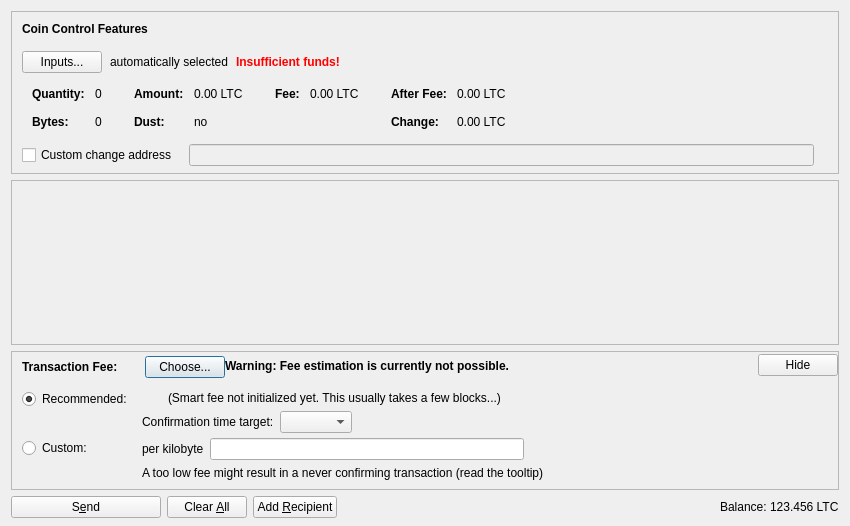
<?xml version="1.0" encoding="UTF-8"?>
<ui version="4.0">
 <class>SendCoinsDialog</class>
 <widget class="QDialog" name="SendCoinsDialog">
  <property name="geometry">
   <rect>
    <x>0</x>
    <y>0</y>
    <width>850</width>
    <height>526</height>
   </rect>
  </property>
  <property name="windowTitle">
   <string>Send Coins</string>
  </property>
  <layout class="QVBoxLayout" name="verticalLayout" stretch="0,1,0,0">
   <property name="bottomMargin">
    <number>8</number>
   </property>
   <item>
    <widget class="QFrame" name="frameCoinControl">
     <property name="sizePolicy">
      <sizepolicy hsizetype="Expanding" vsizetype="Expanding">
       <horstretch>0</horstretch>
       <verstretch>0</verstretch>
      </sizepolicy>
     </property>
     <property name="maximumSize">
      <size>
       <width>16777215</width>
       <height>16777215</height>
      </size>
     </property>
     <property name="frameShape">
      <enum>QFrame::StyledPanel</enum>
     </property>
     <property name="frameShadow">
      <enum>QFrame::Sunken</enum>
     </property>
     <layout class="QVBoxLayout" name="verticalLayoutCoinControl2">
      <property name="spacing">
       <number>0</number>
      </property>
      <property name="leftMargin">
       <number>0</number>
      </property>
      <property name="topMargin">
       <number>0</number>
      </property>
      <property name="rightMargin">
       <number>0</number>
      </property>
      <property name="bottomMargin">
       <number>6</number>
      </property>
      <item>
       <layout class="QVBoxLayout" name="verticalLayoutCoinControl" stretch="0,0,0,0,1">
        <property name="spacing">
         <number>0</number>
        </property>
        <property name="leftMargin">
         <number>10</number>
        </property>
        <property name="topMargin">
         <number>10</number>
        </property>
        <item>
         <layout class="QHBoxLayout" name="horizontalLayoutCoinControl1">
          <property name="bottomMargin">
           <number>15</number>
          </property>
          <item>
           <widget class="QLabel" name="labelCoinControlFeatures">
            <property name="sizePolicy">
             <sizepolicy hsizetype="Preferred" vsizetype="Maximum">
              <horstretch>0</horstretch>
              <verstretch>0</verstretch>
             </sizepolicy>
            </property>
            <property name="font">
             <font>
              <weight>75</weight>
              <bold>true</bold>
             </font>
            </property>
            <property name="styleSheet">
             <string notr="true">font-weight:bold;</string>
            </property>
            <property name="text">
             <string>Coin Control Features</string>
            </property>
           </widget>
          </item>
         </layout>
        </item>
        <item>
         <layout class="QHBoxLayout" name="horizontalLayoutCoinControl2" stretch="0,0,0,0">
          <property name="spacing">
           <number>8</number>
          </property>
          <property name="bottomMargin">
           <number>10</number>
          </property>
          <item>
           <widget class="QPushButton" name="pushButtonCoinControl">
            <property name="styleSheet">
             <string notr="true"/>
            </property>
            <property name="text">
             <string>Inputs...</string>
            </property>
            <property name="autoDefault">
             <bool>false</bool>
            </property>
           </widget>
          </item>
          <item>
           <widget class="QLabel" name="labelCoinControlAutomaticallySelected">
            <property name="text">
             <string>automatically selected</string>
            </property>
            <property name="margin">
             <number>5</number>
            </property>
           </widget>
          </item>
          <item>
           <widget class="QLabel" name="labelCoinControlInsuffFunds">
            <property name="font">
             <font>
              <weight>75</weight>
              <bold>true</bold>
             </font>
            </property>
            <property name="styleSheet">
             <string notr="true">color:red;font-weight:bold;</string>
            </property>
            <property name="text">
             <string>Insufficient funds!</string>
            </property>
            <property name="margin">
             <number>5</number>
            </property>
           </widget>
          </item>
          <item>
           <spacer name="horizontalSpacerCoinControl">
            <property name="orientation">
             <enum>Qt::Horizontal</enum>
            </property>
            <property name="sizeHint" stdset="0">
             <size>
              <width>40</width>
              <height>1</height>
             </size>
            </property>
           </spacer>
          </item>
         </layout>
        </item>
        <item>
         <widget class="QWidget" name="widgetCoinControl" native="true">
          <property name="sizePolicy">
           <sizepolicy hsizetype="Preferred" vsizetype="Preferred">
            <horstretch>0</horstretch>
            <verstretch>0</verstretch>
           </sizepolicy>
          </property>
          <property name="minimumSize">
           <size>
            <width>0</width>
            <height>0</height>
           </size>
          </property>
          <property name="styleSheet">
           <string notr="true"/>
          </property>
          <layout class="QHBoxLayout" name="horizontalLayoutCoinControl5">
           <property name="leftMargin">
            <number>0</number>
           </property>
           <property name="topMargin">
            <number>0</number>
           </property>
           <property name="rightMargin">
            <number>0</number>
           </property>
           <property name="bottomMargin">
            <number>0</number>
           </property>
           <item>
            <layout class="QHBoxLayout" name="horizontalLayoutCoinControl3" stretch="0,0,0,1">
             <property name="spacing">
              <number>20</number>
             </property>
             <property name="topMargin">
              <number>0</number>
             </property>
             <property name="bottomMargin">
              <number>10</number>
             </property>
             <item>
              <layout class="QFormLayout" name="formLayoutCoinControl1">
               <property name="horizontalSpacing">
                <number>10</number>
               </property>
               <property name="verticalSpacing">
                <number>14</number>
               </property>
               <property name="leftMargin">
                <number>10</number>
               </property>
               <property name="topMargin">
                <number>4</number>
               </property>
               <property name="rightMargin">
                <number>6</number>
               </property>
               <item row="0" column="0">
                <widget class="QLabel" name="labelCoinControlQuantityText">
                 <property name="font">
                  <font>
                   <weight>75</weight>
                   <bold>true</bold>
                  </font>
                 </property>
                 <property name="text">
                  <string>Quantity:</string>
                 </property>
                 <property name="margin">
                  <number>0</number>
                 </property>
                </widget>
               </item>
               <item row="0" column="1">
                <widget class="QLabel" name="labelCoinControlQuantity">
                 <property name="cursor">
                  <cursorShape>IBeamCursor</cursorShape>
                 </property>
                 <property name="contextMenuPolicy">
                  <enum>Qt::ActionsContextMenu</enum>
                 </property>
                 <property name="text">
                  <string notr="true">0</string>
                 </property>
                 <property name="margin">
                  <number>0</number>
                 </property>
                 <property name="textInteractionFlags">
                  <set>Qt::LinksAccessibleByMouse|Qt::TextSelectableByKeyboard|Qt::TextSelectableByMouse</set>
                 </property>
                </widget>
               </item>
               <item row="1" column="0">
                <widget class="QLabel" name="labelCoinControlBytesText">
                 <property name="font">
                  <font>
                   <weight>75</weight>
                   <bold>true</bold>
                  </font>
                 </property>
                 <property name="text">
                  <string>Bytes:</string>
                 </property>
                </widget>
               </item>
               <item row="1" column="1">
                <widget class="QLabel" name="labelCoinControlBytes">
                 <property name="cursor">
                  <cursorShape>IBeamCursor</cursorShape>
                 </property>
                 <property name="contextMenuPolicy">
                  <enum>Qt::ActionsContextMenu</enum>
                 </property>
                 <property name="text">
                  <string notr="true">0</string>
                 </property>
                 <property name="textInteractionFlags">
                  <set>Qt::LinksAccessibleByMouse|Qt::TextSelectableByKeyboard|Qt::TextSelectableByMouse</set>
                 </property>
                </widget>
               </item>
              </layout>
             </item>
             <item>
              <layout class="QFormLayout" name="formLayoutCoinControl2">
               <property name="horizontalSpacing">
                <number>10</number>
               </property>
               <property name="verticalSpacing">
                <number>14</number>
               </property>
               <property name="leftMargin">
                <number>6</number>
               </property>
               <property name="topMargin">
                <number>4</number>
               </property>
               <property name="rightMargin">
                <number>6</number>
               </property>
               <item row="0" column="0">
                <widget class="QLabel" name="labelCoinControlAmountText">
                 <property name="font">
                  <font>
                   <weight>75</weight>
                   <bold>true</bold>
                  </font>
                 </property>
                 <property name="text">
                  <string>Amount:</string>
                 </property>
                 <property name="margin">
                  <number>0</number>
                 </property>
                </widget>
               </item>
               <item row="0" column="1">
                <widget class="QLabel" name="labelCoinControlAmount">
                 <property name="cursor">
                  <cursorShape>IBeamCursor</cursorShape>
                 </property>
                 <property name="contextMenuPolicy">
                  <enum>Qt::ActionsContextMenu</enum>
                 </property>
                 <property name="text">
                  <string notr="true">0.00 LTC</string>
                 </property>
                 <property name="textInteractionFlags">
                  <set>Qt::LinksAccessibleByMouse|Qt::TextSelectableByKeyboard|Qt::TextSelectableByMouse</set>
                 </property>
                </widget>
               </item>
               <item row="1" column="0">
                <widget class="QLabel" name="labelCoinControlLowOutputText">
                 <property name="font">
                  <font>
                   <weight>75</weight>
                   <bold>true</bold>
                  </font>
                 </property>
                 <property name="text">
                  <string>Dust:</string>
                 </property>
                </widget>
               </item>
               <item row="1" column="1">
                <widget class="QLabel" name="labelCoinControlLowOutput">
                 <property name="cursor">
                  <cursorShape>IBeamCursor</cursorShape>
                 </property>
                 <property name="contextMenuPolicy">
                  <enum>Qt::ActionsContextMenu</enum>
                 </property>
                 <property name="text">
                  <string notr="true">no</string>
                 </property>
                 <property name="textInteractionFlags">
                  <set>Qt::LinksAccessibleByMouse|Qt::TextSelectableByKeyboard|Qt::TextSelectableByMouse</set>
                 </property>
                </widget>
               </item>
              </layout>
             </item>
             <item>
              <layout class="QFormLayout" name="formLayoutCoinControl3">
               <property name="horizontalSpacing">
                <number>10</number>
               </property>
               <property name="verticalSpacing">
                <number>14</number>
               </property>
               <property name="leftMargin">
                <number>6</number>
               </property>
               <property name="topMargin">
                <number>4</number>
               </property>
               <property name="rightMargin">
                <number>6</number>
               </property>
               <item row="0" column="0">
                <widget class="QLabel" name="labelCoinControlFeeText">
                 <property name="font">
                  <font>
                   <weight>75</weight>
                   <bold>true</bold>
                  </font>
                 </property>
                 <property name="text">
                  <string>Fee:</string>
                 </property>
                 <property name="margin">
                  <number>0</number>
                 </property>
                </widget>
               </item>
               <item row="0" column="1">
                <widget class="QLabel" name="labelCoinControlFee">
                 <property name="cursor">
                  <cursorShape>IBeamCursor</cursorShape>
                 </property>
                 <property name="contextMenuPolicy">
                  <enum>Qt::ActionsContextMenu</enum>
                 </property>
                 <property name="text">
                  <string notr="true">0.00 LTC</string>
                 </property>
                 <property name="textInteractionFlags">
                  <set>Qt::LinksAccessibleByMouse|Qt::TextSelectableByKeyboard|Qt::TextSelectableByMouse</set>
                 </property>
                </widget>
               </item>
              </layout>
             </item>
             <item>
              <layout class="QFormLayout" name="formLayoutCoinControl4">
               <property name="horizontalSpacing">
                <number>10</number>
               </property>
               <property name="verticalSpacing">
                <number>14</number>
               </property>
               <property name="leftMargin">
                <number>6</number>
               </property>
               <property name="topMargin">
                <number>4</number>
               </property>
               <property name="rightMargin">
                <number>6</number>
               </property>
               <item row="0" column="0">
                <widget class="QLabel" name="labelCoinControlAfterFeeText">
                 <property name="font">
                  <font>
                   <weight>75</weight>
                   <bold>true</bold>
                  </font>
                 </property>
                 <property name="text">
                  <string>After Fee:</string>
                 </property>
                 <property name="margin">
                  <number>0</number>
                 </property>
                </widget>
               </item>
               <item row="0" column="1">
                <widget class="QLabel" name="labelCoinControlAfterFee">
                 <property name="cursor">
                  <cursorShape>IBeamCursor</cursorShape>
                 </property>
                 <property name="contextMenuPolicy">
                  <enum>Qt::ActionsContextMenu</enum>
                 </property>
                 <property name="text">
                  <string notr="true">0.00 LTC</string>
                 </property>
                 <property name="textInteractionFlags">
                  <set>Qt::LinksAccessibleByMouse|Qt::TextSelectableByKeyboard|Qt::TextSelectableByMouse</set>
                 </property>
                </widget>
               </item>
               <item row="1" column="0">
                <widget class="QLabel" name="labelCoinControlChangeText">
                 <property name="font">
                  <font>
                   <weight>75</weight>
                   <bold>true</bold>
                  </font>
                 </property>
                 <property name="text">
                  <string>Change:</string>
                 </property>
                </widget>
               </item>
               <item row="1" column="1">
                <widget class="QLabel" name="labelCoinControlChange">
                 <property name="cursor">
                  <cursorShape>IBeamCursor</cursorShape>
                 </property>
                 <property name="contextMenuPolicy">
                  <enum>Qt::ActionsContextMenu</enum>
                 </property>
                 <property name="text">
                  <string notr="true">0.00 LTC</string>
                 </property>
                 <property name="textInteractionFlags">
                  <set>Qt::LinksAccessibleByMouse|Qt::TextSelectableByKeyboard|Qt::TextSelectableByMouse</set>
                 </property>
                </widget>
               </item>
              </layout>
             </item>
            </layout>
           </item>
          </layout>
         </widget>
        </item>
        <item>
         <layout class="QHBoxLayout" name="horizontalLayoutCoinControl4" stretch="0,0,0">
          <property name="spacing">
           <number>12</number>
          </property>
          <property name="sizeConstraint">
           <enum>QLayout::SetDefaultConstraint</enum>
          </property>
          <property name="topMargin">
           <number>5</number>
          </property>
          <property name="rightMargin">
           <number>5</number>
          </property>
          <item>
           <widget class="QCheckBox" name="checkBoxCoinControlChange">
            <property name="toolTip">
             <string>If this is activated, but the change address is empty or invalid, change will be sent to a newly generated address.</string>
            </property>
            <property name="text">
             <string>Custom change address</string>
            </property>
           </widget>
          </item>
          <item>
           <widget class="QValidatedLineEdit" name="lineEditCoinControlChange">
            <property name="enabled">
             <bool>false</bool>
            </property>
            <property name="sizePolicy">
             <sizepolicy hsizetype="Expanding" vsizetype="Fixed">
              <horstretch>0</horstretch>
              <verstretch>0</verstretch>
             </sizepolicy>
            </property>
           </widget>
          </item>
          <item>
           <widget class="QLabel" name="labelCoinControlChangeLabel">
            <property name="sizePolicy">
             <sizepolicy hsizetype="Preferred" vsizetype="Expanding">
              <horstretch>0</horstretch>
              <verstretch>0</verstretch>
             </sizepolicy>
            </property>
            <property name="minimumSize">
             <size>
              <width>0</width>
              <height>0</height>
             </size>
            </property>
            <property name="text">
             <string/>
            </property>
            <property name="margin">
             <number>3</number>
            </property>
           </widget>
          </item>
         </layout>
        </item>
        <item>
         <spacer name="verticalSpacerCoinControl">
          <property name="orientation">
           <enum>Qt::Vertical</enum>
          </property>
          <property name="sizeHint" stdset="0">
           <size>
            <width>800</width>
            <height>1</height>
           </size>
          </property>
         </spacer>
        </item>
       </layout>
      </item>
     </layout>
    </widget>
   </item>
   <item>
    <widget class="QScrollArea" name="scrollArea">
     <property name="widgetResizable">
      <bool>true</bool>
     </property>
     <widget class="QWidget" name="scrollAreaWidgetContents">
      <property name="geometry">
       <rect>
        <x>0</x>
        <y>0</y>
        <width>830</width>
        <height>104</height>
       </rect>
      </property>
      <layout class="QVBoxLayout" name="verticalLayout_2" stretch="0,1">
       <property name="leftMargin">
        <number>0</number>
       </property>
       <property name="topMargin">
        <number>0</number>
       </property>
       <property name="rightMargin">
        <number>0</number>
       </property>
       <property name="bottomMargin">
        <number>0</number>
       </property>
       <item>
        <layout class="QVBoxLayout" name="entries">
         <property name="spacing">
          <number>6</number>
         </property>
        </layout>
       </item>
       <item>
        <spacer name="verticalSpacer">
         <property name="orientation">
          <enum>Qt::Vertical</enum>
         </property>
         <property name="sizeHint" stdset="0">
          <size>
           <width>20</width>
           <height>40</height>
          </size>
         </property>
        </spacer>
       </item>
      </layout>
     </widget>
    </widget>
   </item>
   <item>
    <widget class="QFrame" name="frameFee">
     <property name="sizePolicy">
      <sizepolicy hsizetype="Expanding" vsizetype="Expanding">
       <horstretch>0</horstretch>
       <verstretch>0</verstretch>
      </sizepolicy>
     </property>
     <property name="maximumSize">
      <size>
       <width>16777215</width>
       <height>16777215</height>
      </size>
     </property>
     <property name="frameShape">
      <enum>QFrame::StyledPanel</enum>
     </property>
     <property name="frameShadow">
      <enum>QFrame::Sunken</enum>
     </property>
     <layout class="QVBoxLayout" name="verticalLayoutFee1">
      <property name="spacing">
       <number>0</number>
      </property>
      <property name="leftMargin">
       <number>0</number>
      </property>
      <property name="topMargin">
       <number>0</number>
      </property>
      <property name="rightMargin">
       <number>0</number>
      </property>
      <property name="bottomMargin">
       <number>0</number>
      </property>
      <item>
       <layout class="QVBoxLayout" name="verticalLayoutFee2" stretch="0,0,0">
        <property name="spacing">
         <number>0</number>
        </property>
        <property name="leftMargin">
         <number>10</number>
        </property>
        <property name="topMargin">
         <number>0</number>
        </property>
        <item>
         <layout class="QHBoxLayout" name="horizontalLayoutFee1">
          <property name="bottomMargin">
           <number>0</number>
          </property>
          <item>
           <layout class="QVBoxLayout" name="verticalLayoutFee7">
            <property name="spacing">
             <number>0</number>
            </property>
            <item>
             <spacer name="verticalSpacerSmartFee">
              <property name="orientation">
               <enum>Qt::Vertical</enum>
              </property>
              <property name="sizeType">
               <enum>QSizePolicy::Fixed</enum>
              </property>
              <property name="sizeHint" stdset="0">
               <size>
                <width>1</width>
                <height>4</height>
               </size>
              </property>
             </spacer>
            </item>
            <item>
             <layout class="QHBoxLayout" name="horizontalLayoutSmartFee">
              <property name="spacing">
               <number>10</number>
              </property>
              <item>
               <widget class="QLabel" name="labelFeeHeadline">
                <property name="sizePolicy">
                 <sizepolicy hsizetype="Preferred" vsizetype="Maximum">
                  <horstretch>0</horstretch>
                  <verstretch>0</verstretch>
                 </sizepolicy>
                </property>
                <property name="font">
                 <font>
                  <weight>75</weight>
                  <bold>true</bold>
                 </font>
                </property>
                <property name="styleSheet">
                 <string notr="true">font-weight:bold;</string>
                </property>
                <property name="text">
                 <string>Transaction Fee:</string>
                </property>
               </widget>
              </item>
              <item>
               <widget class="QLabel" name="labelFeeMinimized">
                <property name="text">
                 <string/>
                </property>
               </widget>
              </item>
              <item>
               <widget class="QPushButton" name="buttonChooseFee">
                <property name="text">
                 <string>Choose...</string>
                </property>
               </widget>
              </item>
             </layout>
            </item>
            <item>
             <spacer name="verticalSpacer_5">
              <property name="orientation">
               <enum>Qt::Vertical</enum>
              </property>
              <property name="sizeHint" stdset="0">
               <size>
                <width>1</width>
                <height>1</height>
               </size>
              </property>
             </spacer>
            </item>
           </layout>
          </item>
          <item>
           <widget class="QLabel" name="fallbackFeeWarningLabel">
            <property name="toolTip">
             <string>Using the fallbackfee can result in sending a transaction that will take several hours or days (or never) to confirm. Consider choosing your fee manually or wait until you have validated the complete chain.</string>
            </property>
            <property name="font">
            <font>
                <weight>75</weight>
                <bold>true</bold>
            </font>
            </property>
            <property name="text">
             <string>Warning: Fee estimation is currently not possible.</string>
            </property>
            <property name="wordWrap">
             <bool>false</bool>
            </property>
           </widget>
          </item>
          <item>
           <spacer name="horizontalSpacer_4">
            <property name="orientation">
             <enum>Qt::Horizontal</enum>
            </property>
            <property name="sizeType">
             <enum>QSizePolicy::MinimumExpanding</enum>
            </property>
            <property name="sizeHint" stdset="0">
             <size>
              <width>40</width>
              <height>20</height>
             </size>
            </property>
           </spacer>
          </item>
          <item>
           <widget class="QPushButton" name="buttonMinimizeFee">
            <property name="toolTip">
             <string>collapse fee-settings</string>
            </property>
            <property name="text">
             <string>Hide</string>
            </property>
           </widget>
          </item>
         </layout>
        </item>
        <item>
         <widget class="QFrame" name="frameFeeSelection">
          <layout class="QVBoxLayout" name="verticalLayoutFee12">
           <property name="spacing">
            <number>0</number>
           </property>
           <property name="leftMargin">
            <number>0</number>
           </property>
           <property name="topMargin">
            <number>0</number>
           </property>
           <property name="rightMargin">
            <number>0</number>
           </property>
           <property name="bottomMargin">
            <number>0</number>
           </property>
           <item>
            <layout class="QGridLayout" name="gridLayoutFee">
             <property name="topMargin">
              <number>10</number>
             </property>
             <property name="bottomMargin">
              <number>4</number>
             </property>
             <property name="horizontalSpacing">
              <number>10</number>
             </property>
             <property name="verticalSpacing">
              <number>4</number>
             </property>
             <item row="1" column="1">
              <layout class="QVBoxLayout" name="verticalLayoutFee8">
               <property name="spacing">
                <number>6</number>
               </property>
               <item>
                <layout class="QHBoxLayout" name="horizontalLayoutFee13">
                 <item>
                  <widget class="QLabel" name="labelCustomPerKilobyte">
                   <property name="toolTip">
                    <string>Specify a custom fee per kB (1,000 bytes) of the transaction's virtual size.

Note:  Since the fee is calculated on a per-byte basis, a fee of "100 satoshis per kB" for a transaction size of 500 bytes (half of 1 kB) would ultimately yield a fee of only 50 satoshis.</string>
                   </property>
                   <property name="text">
                    <string>per kilobyte</string>
                   </property>
                  </widget>
                 </item>
                 <item>
                  <widget class="BitcoinAmountField" name="customFee"/>
                 </item>
                 <item>
                  <spacer name="horizontalSpacer_6">
                   <property name="orientation">
                    <enum>Qt::Horizontal</enum>
                   </property>
                   <property name="sizeHint" stdset="0">
                    <size>
                     <width>1</width>
                     <height>1</height>
                    </size>
                   </property>
                  </spacer>
                 </item>
                </layout>
               </item>
               <item>
                <layout class="QHBoxLayout" name="horizontalLayoutFee8">
                 <item>
                  <widget class="QLabel" name="labelCustomFeeWarning">
                   <property name="enabled">
                    <bool>true</bool>
                   </property>
                   <property name="toolTip">
                    <string>When there is less transaction volume than space in the blocks, miners as well as relaying nodes may enforce a minimum fee. Paying only this minimum fee is just fine, but be aware that this can result in a never confirming transaction once there is more demand for litercoin transactions than the network can process.</string>
                   </property>
                   <property name="text">
                    <string>A too low fee might result in a never confirming transaction (read the tooltip)</string>
                   </property>
                  </widget>
                 </item>
                 <item>
                  <spacer name="horizontalSpacer_2">
                   <property name="orientation">
                    <enum>Qt::Horizontal</enum>
                   </property>
                   <property name="sizeHint" stdset="0">
                    <size>
                     <width>1</width>
                     <height>1</height>
                    </size>
                   </property>
                  </spacer>
                 </item>
                </layout>
               </item>
              </layout>
             </item>
             <item row="0" column="0">
              <layout class="QVBoxLayout" name="verticalLayoutFee4" stretch="0,1">
               <item>
                <widget class="QRadioButton" name="radioSmartFee">
                 <property name="text">
                  <string>Recommended:</string>
                 </property>
                 <property name="checked">
                  <bool>true</bool>
                 </property>
                 <attribute name="buttonGroup">
                  <string notr="true">groupFee</string>
                 </attribute>
                </widget>
               </item>
               <item>
                <spacer name="verticalSpacer_2">
                 <property name="orientation">
                  <enum>Qt::Vertical</enum>
                 </property>
                 <property name="sizeHint" stdset="0">
                  <size>
                   <width>1</width>
                   <height>1</height>
                  </size>
                 </property>
                </spacer>
               </item>
              </layout>
             </item>
             <item row="1" column="0">
              <layout class="QVBoxLayout" name="verticalLayoutFee9" stretch="0,1">
               <item>
                <widget class="QRadioButton" name="radioCustomFee">
                 <property name="text">
                  <string>Custom:</string>
                 </property>
                 <attribute name="buttonGroup">
                  <string notr="true">groupFee</string>
                 </attribute>
                </widget>
               </item>
               <item>
                <spacer name="verticalSpacer_6">
                 <property name="orientation">
                  <enum>Qt::Vertical</enum>
                 </property>
                 <property name="sizeHint" stdset="0">
                  <size>
                   <width>1</width>
                   <height>1</height>
                  </size>
                 </property>
                </spacer>
               </item>
              </layout>
             </item>
             <item row="0" column="1">
              <layout class="QVBoxLayout" name="verticalLayoutFee3" stretch="0,0,1">
               <property name="spacing">
                <number>6</number>
               </property>
               <property name="topMargin">
                <number>2</number>
               </property>
               <item>
                <layout class="QHBoxLayout" name="horizontalLayoutFee12">
                 <item>
                  <widget class="QLabel" name="labelSmartFee">
                   <property name="text">
                    <string/>
                   </property>
                  </widget>
                 </item>
                 <item>
                  <widget class="QLabel" name="labelFeeEstimation">
                   <property name="text">
                    <string/>
                   </property>
                  </widget>
                 </item>
                 <item>
                  <widget class="QLabel" name="labelSmartFee2">
                   <property name="text">
                    <string>(Smart fee not initialized yet. This usually takes a few blocks...)</string>
                   </property>
                  </widget>
                 </item>
                 <item>
                  <spacer name="horizontalSpacer_5">
                   <property name="orientation">
                    <enum>Qt::Horizontal</enum>
                   </property>
                   <property name="sizeHint" stdset="0">
                    <size>
                     <width>1</width>
                     <height>1</height>
                    </size>
                   </property>
                  </spacer>
                 </item>
                </layout>
               </item>
               <item>
                <layout class="QHBoxLayout" name="horizontalLayoutFee9">
                 <item>
                  <layout class="QVBoxLayout" name="verticalLayoutFee6">
                   <item>
                    <widget class="QLabel" name="labelSmartFee3">
                     <property name="text">
                      <string>Confirmation time target:</string>
                     </property>
                    </widget>
                   </item>
                  </layout>
                 </item>
                 <item>
                  <layout class="QVBoxLayout" name="verticalLayoutFee5">
                   <property name="rightMargin">
                    <number>30</number>
                   </property>
                   <item>
                    <layout class="QHBoxLayout" name="horizontalLayoutConfTarget">
                     <property name="bottomMargin">
                      <number>0</number>
                     </property>
                     <item>
                      <widget class="QComboBox" name="confTargetSelector"/>
                     </item>
                     <item>
                      <spacer name="horizontalSpacerConfTarget">
                       <property name="orientation">
                        <enum>Qt::Horizontal</enum>
                       </property>
                       <property name="sizeHint" stdset="0">
                        <size>
                         <width>40</width>
                         <height>20</height>
                        </size>
                       </property>
                      </spacer>
                     </item>
                    </layout>
                   </item>
                  </layout>
                 </item>
                </layout>
               </item>
               <item>
                <spacer name="verticalSpacer_4">
                 <property name="orientation">
                  <enum>Qt::Vertical</enum>
                 </property>
                 <property name="sizeHint" stdset="0">
                  <size>
                   <width>1</width>
                   <height>1</height>
                  </size>
                 </property>
                </spacer>
               </item>
              </layout>
             </item>
            </layout>
           </item>
          </layout>
         </widget>
        </item>
        <item>
         <spacer name="verticalSpacerFee">
          <property name="orientation">
           <enum>Qt::Vertical</enum>
          </property>
          <property name="sizeHint" stdset="0">
           <size>
            <width>40</width>
            <height>5</height>
           </size>
          </property>
         </spacer>
        </item>
       </layout>
      </item>
     </layout>
    </widget>
   </item>
   <item>
    <layout class="QHBoxLayout" name="horizontalLayout">
     <item>
      <widget class="QPushButton" name="sendButton">
       <property name="minimumSize">
        <size>
         <width>150</width>
         <height>0</height>
        </size>
       </property>
       <property name="toolTip">
        <string>Confirm the send action</string>
       </property>
       <property name="text">
        <string>S&amp;end</string>
       </property>
       <property name="icon">
        <iconset resource="../bitcoin.qrc">
         <normaloff>:/icons/send</normaloff>:/icons/send</iconset>
       </property>
       <property name="autoDefault">
        <bool>false</bool>
       </property>
       <property name="default">
        <bool>false</bool>
       </property>
      </widget>
     </item>
     <item>
      <widget class="QPushButton" name="clearButton">
       <property name="sizePolicy">
        <sizepolicy hsizetype="Minimum" vsizetype="Fixed">
         <horstretch>0</horstretch>
         <verstretch>0</verstretch>
        </sizepolicy>
       </property>
       <property name="toolTip">
        <string>Clear all fields of the form.</string>
       </property>
       <property name="text">
        <string>Clear &amp;All</string>
       </property>
       <property name="icon">
        <iconset resource="../bitcoin.qrc">
         <normaloff>:/icons/remove</normaloff>:/icons/remove</iconset>
       </property>
       <property name="autoDefault">
        <bool>false</bool>
       </property>
      </widget>
     </item>
     <item>
      <widget class="QPushButton" name="addButton">
       <property name="toolTip">
        <string>Send to multiple recipients at once</string>
       </property>
       <property name="text">
        <string>Add &amp;Recipient</string>
       </property>
       <property name="icon">
        <iconset resource="../bitcoin.qrc">
         <normaloff>:/icons/add</normaloff>:/icons/add</iconset>
       </property>
       <property name="autoDefault">
        <bool>false</bool>
       </property>
      </widget>
     </item>
     <item>
      <spacer name="horizontalSpacer">
       <property name="orientation">
        <enum>Qt::Horizontal</enum>
       </property>
       <property name="sizeHint" stdset="0">
        <size>
         <width>40</width>
         <height>20</height>
        </size>
       </property>
      </spacer>
     </item>
     <item>
      <layout class="QHBoxLayout" name="horizontalLayout_2">
       <property name="spacing">
        <number>3</number>
       </property>
       <item>
        <widget class="QLabel" name="label">
         <property name="sizePolicy">
          <sizepolicy hsizetype="Preferred" vsizetype="Fixed">
           <horstretch>0</horstretch>
           <verstretch>0</verstretch>
          </sizepolicy>
         </property>
         <property name="text">
          <string>Balance:</string>
         </property>
        </widget>
       </item>
       <item>
        <widget class="QLabel" name="labelBalance">
         <property name="sizePolicy">
          <sizepolicy hsizetype="Preferred" vsizetype="Fixed">
           <horstretch>0</horstretch>
           <verstretch>0</verstretch>
          </sizepolicy>
         </property>
         <property name="cursor">
          <cursorShape>IBeamCursor</cursorShape>
         </property>
         <property name="text">
          <string notr="true">123.456 LTC</string>
         </property>
         <property name="textInteractionFlags">
          <set>Qt::LinksAccessibleByMouse|Qt::TextSelectableByKeyboard|Qt::TextSelectableByMouse</set>
         </property>
        </widget>
       </item>
      </layout>
     </item>
    </layout>
   </item>
  </layout>
 </widget>
 <customwidgets>
  <customwidget>
   <class>QValidatedLineEdit</class>
   <extends>QLineEdit</extends>
   <header>qt/qvalidatedlineedit.h</header>
  </customwidget>
  <customwidget>
   <class>BitcoinAmountField</class>
   <extends>QLineEdit</extends>
   <header>qt/bitcoinamountfield.h</header>
   <container>1</container>
  </customwidget>
 </customwidgets>
 <resources>
  <include location="../bitcoin.qrc"/>
 </resources>
 <connections/>
 <buttongroups>
  <buttongroup name="groupFee"/>
 </buttongroups>
</ui>
